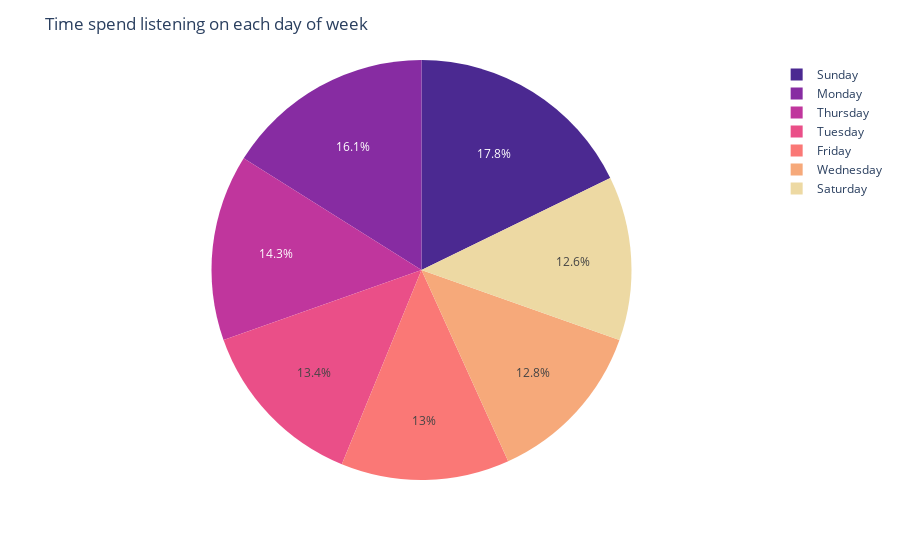

Notebook source saved alongside this figure:
### Code cell
fig = px.pie(
    history, 
    names="week_day_name", 
    values="minutes_played", 
    color_discrete_sequence = px.colors.sequential.Agsunset
)
fig.update_layout(
    title = 'Time spend listening on each day of week'
)
fig.show()

### Figure 1 — Plotly figure (JSON) as saved in the notebook; plotly's stock layout.template omitted (floating-point values rounded to 4 significant figures; data arrays with more than 128 entries replaced by an {"elided": "..."} marker saying what was removed)
{"data": [{"domain": {"x": [0, 1], "y": [0, 1]}, "hovertemplate": "week_day_name=%{label}<br>minutes_played=%{value}<extra></extra>", "labels": {"elided": "3482 str values"}, "legendgroup": "", "name": "", "showlegend": true, "type": "pie", "values": {"elided": "3482 float values"}}], "layout": {"legend": {"tracegroupgap": 0}, "margin": {"t": 60}, "piecolorway": ["rgb(75, 41, 145)", "rgb(135, 44, 162)", "rgb(192, 54, 157)", "rgb(234, 79, 136)", "rgb(250, 120, 118)", "rgb(246, 169, 122)", "rgb(237, 217, 163)"], "title": {"text": "Time spend listening on each day of week"}}}
